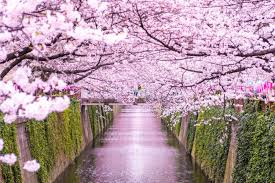
#> input picture frontend/src/app/images/blossoms.jpeg, 275 x 183 px, found by its file name
$ jupyter execute cannyedge.ipynb   (shell and % lines are left out)
#> lines starting #> are read from the running program, lines starting #| are printed output that depends on the picture; after the words box and inside, x2 and y2 are one past the last pixel; in counts of white or black regions, pixels touching at a corner belong together
[cell 1]
import cv2
import numpy as np
from google.colab import files
from IPython.display import Image, display
import matplotlib.pyplot as plt

def upload_and_detect_edges(low_threshold=100, high_threshold=200):
#> called with low_threshold = 100, high_threshold = 200
    uploaded = files.upload()
#> the answer given: blossoms.jpeg

    file_name = next(iter(uploaded))

    img = cv2.imread(file_name)
#> img is the input picture: shape (183, 275, 3); mean B, G, R 159.8, 149.7, 176.4

    gray = cv2.cvtColor(img, cv2.COLOR_BGR2GRAY)
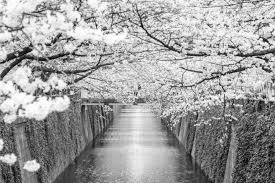
#> gray: shape (183, 275); min 1, max 255, mean 158.8

    blurred = cv2.GaussianBlur(gray, (5, 5), 0)
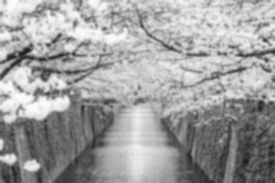
#> blurred: shape (183, 275); min 27, max 253, mean 158.8

    edges = cv2.Canny(blurred, low_threshold, high_threshold)
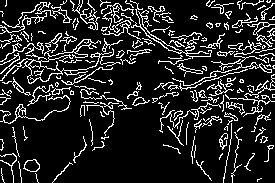
#> edges: shape (183, 275); 14.6% white in thin lines or dots

    plt.figure(figsize=(12, 4))
#> (this line was passed over: IPython is not available in this run)

    plt.subplot(131)
#> (this line was passed over: IPython is not available in this run)
    plt.imshow(cv2.cvtColor(img, cv2.COLOR_BGR2RGB))
#> (this line was passed over: IPython is not available in this run)
    plt.title('Original Image')
#> (this line was passed over: IPython is not available in this run)
    plt.axis('off')
#> (this line was passed over: IPython is not available in this run)

    plt.subplot(132)
#> (this line was passed over: IPython is not available in this run)
    plt.imshow(blurred, cmap='gray')
#> (this line was passed over: IPython is not available in this run)
    plt.title('Blurred')
    plt.axis('off')

    plt.subplot(133)
    plt.imshow(edges, cmap='gray')
    plt.title('Canny Edges')
    plt.axis('off')

    plt.tight_layout()
    plt.show()

    return edges

edges = upload_and_detect_edges()

$ run again, on frontend/src/app/images/img10.JPEG
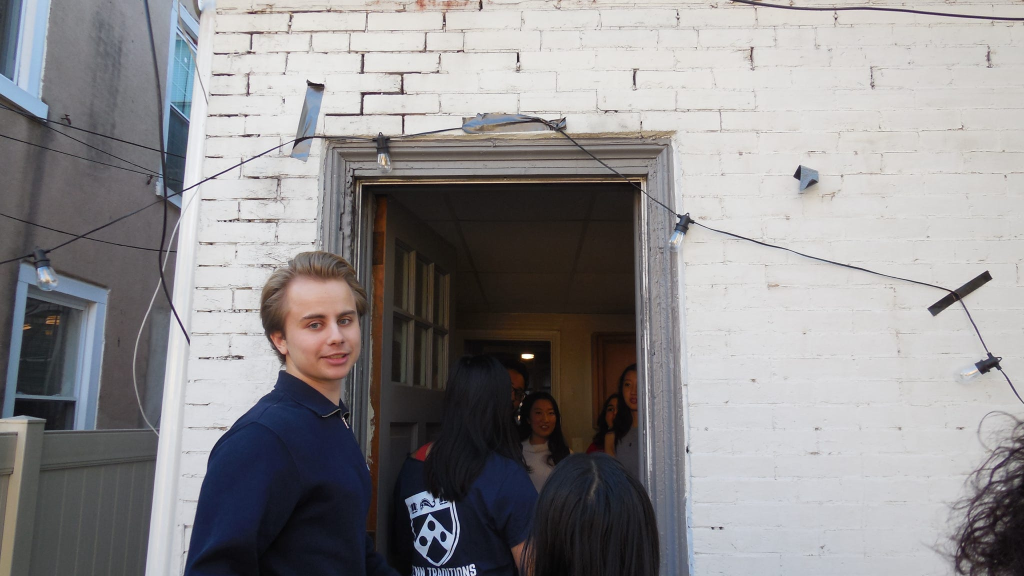
#> input picture frontend/src/app/images/img10.JPEG, 2048 x 1152 px, found by its file name (shown at 1/2 size)
#> in upload_and_detect_edges, img is the input picture: shape (1152, 2048, 3); mean B, G, R 141.3, 139.8, 142
#> in upload_and_detect_edges, `gray = cv2.cvtColor(img, cv2.COLOR_BGR2GRAY)`:
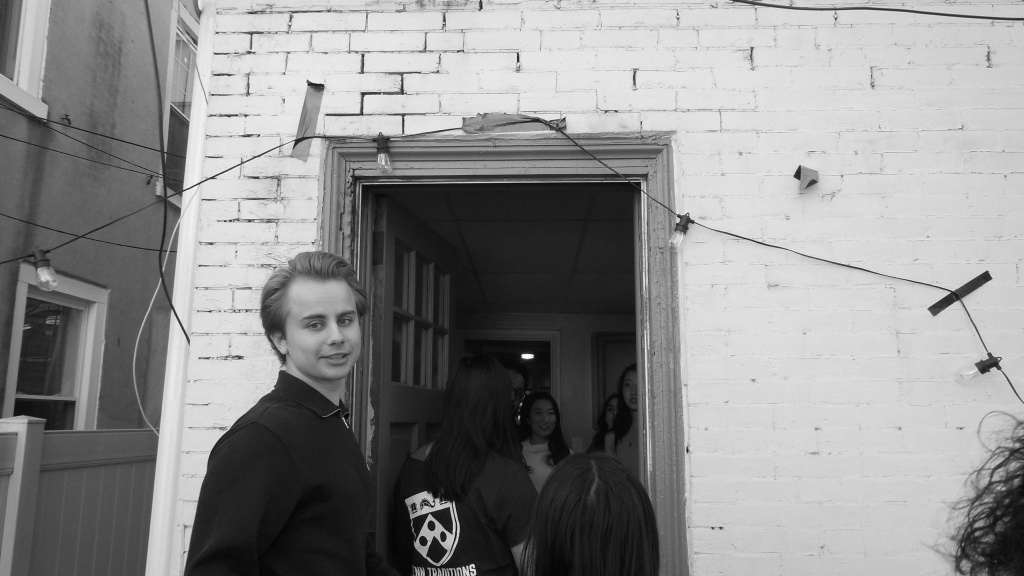
#> gray: shape (1152, 2048) (shown at 1/2 size); min 0, max 255, mean 140.6
#> in upload_and_detect_edges, `edges = cv2.Canny(blurred, low_threshold, high_threshold)`:
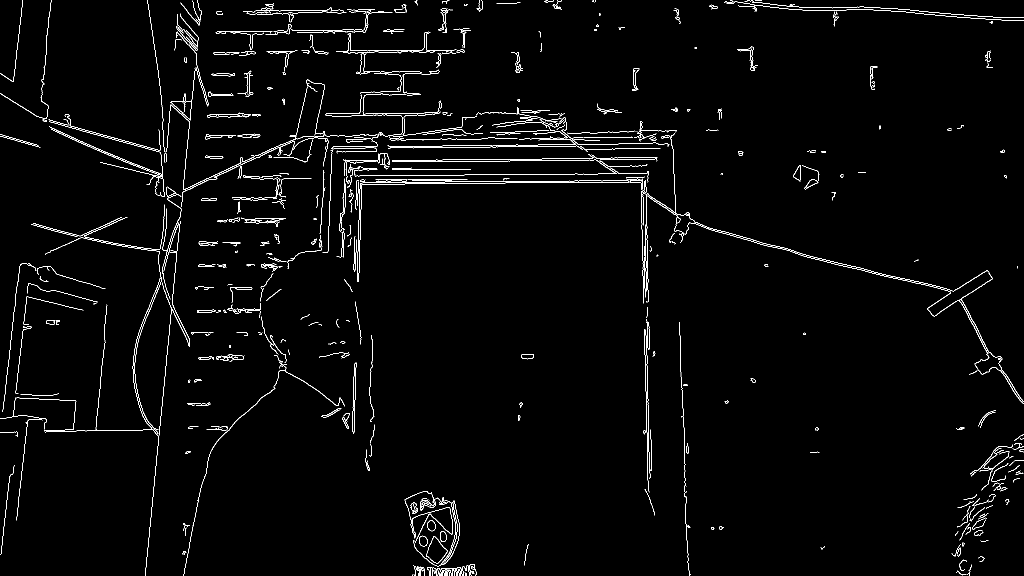
#> edges: shape (1152, 2048) (shown at 1/2 size); 2% white in thin lines or dots

$ run again, on frontend/src/app/images/img11.JPEG
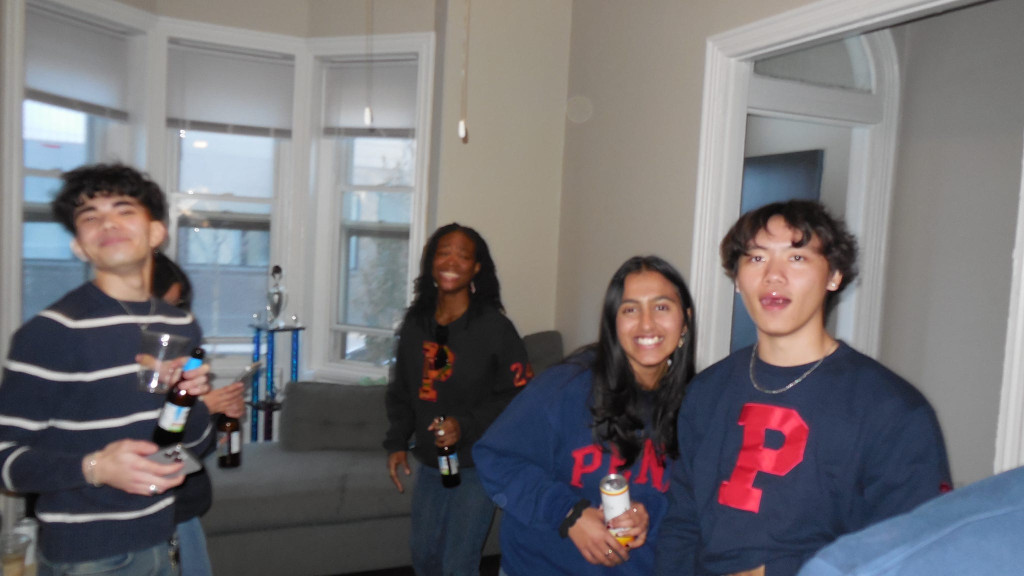
#> input picture frontend/src/app/images/img11.JPEG, 2048 x 1152 px, found by its file name (shown at 1/2 size)
#> in upload_and_detect_edges, img is the input picture: shape (1152, 2048, 3); mean B, G, R 114.9, 111.6, 114.3
#> in upload_and_detect_edges, `gray = cv2.cvtColor(img, cv2.COLOR_BGR2GRAY)`:
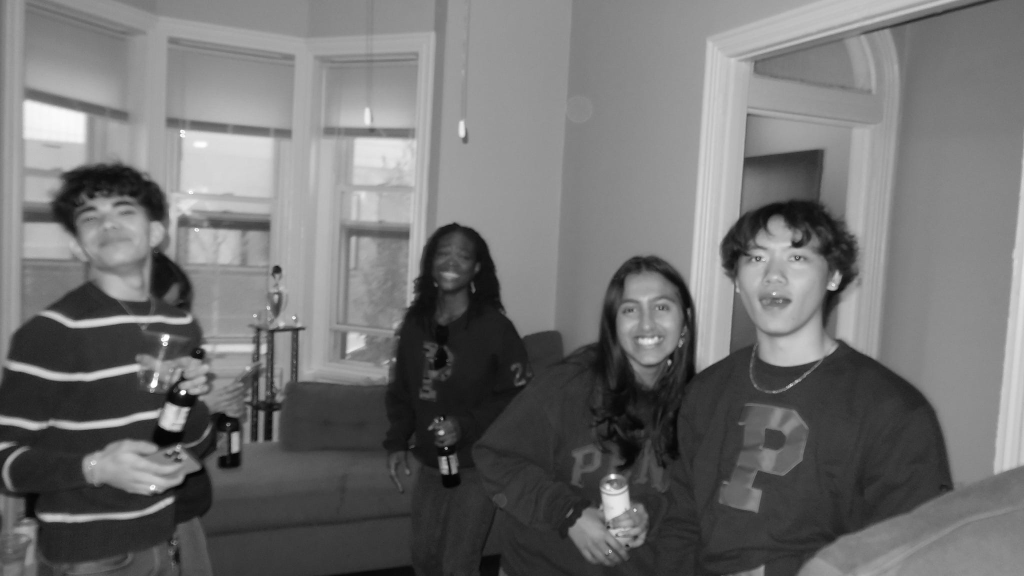
#> gray: shape (1152, 2048) (shown at 1/2 size); min 0, max 255, mean 112.8
#> in upload_and_detect_edges, `edges = cv2.Canny(blurred, low_threshold, high_threshold)`:
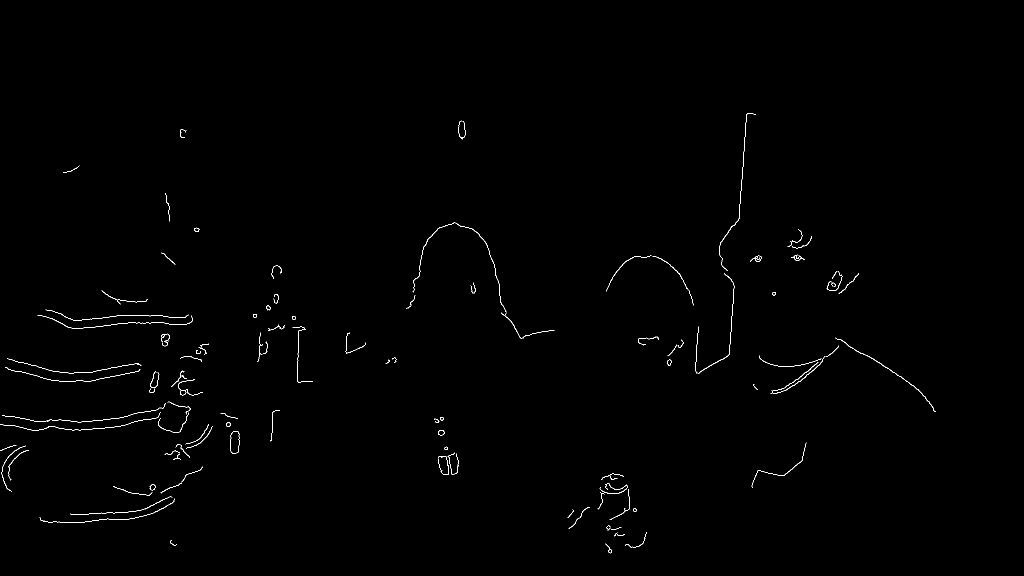
#> edges: shape (1152, 2048) (shown at 1/2 size); 0.42% white in thin lines or dots, all inside (x1, y1, x2, y2) = (0, 226, 1872, 1107)

$ run again, on frontend/src/app/images/img12.JPEG
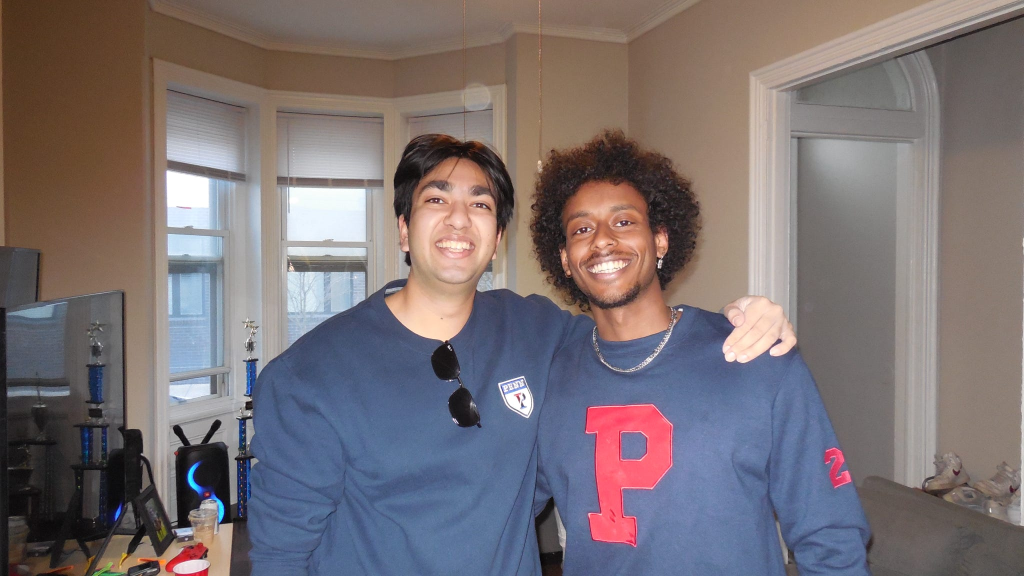
#> input picture frontend/src/app/images/img12.JPEG, 2048 x 1152 px, found by its file name (shown at 1/2 size)
#> in upload_and_detect_edges, img is the input picture: shape (1152, 2048, 3); mean B, G, R 115.4, 112.5, 121.8
#> in upload_and_detect_edges, `gray = cv2.cvtColor(img, cv2.COLOR_BGR2GRAY)`:
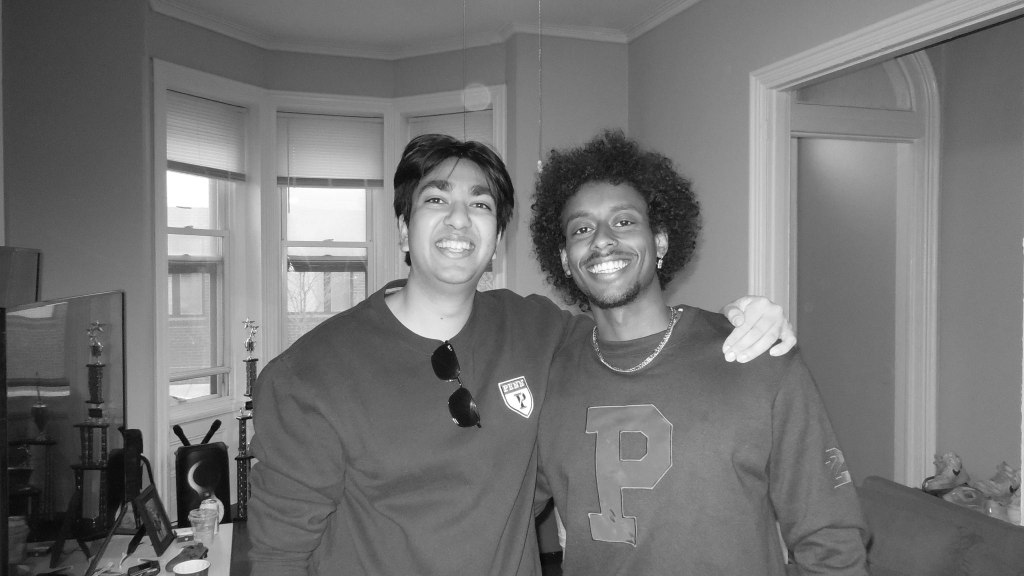
#> gray: shape (1152, 2048) (shown at 1/2 size); min 0, max 255, mean 115.6
#> in upload_and_detect_edges, `edges = cv2.Canny(blurred, low_threshold, high_threshold)`:
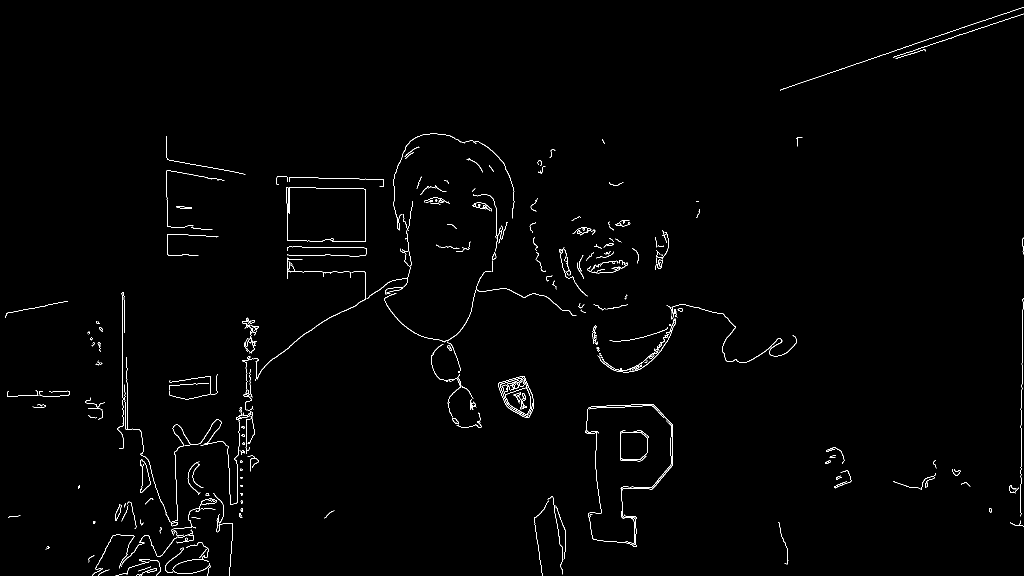
#> edges: shape (1152, 2048) (shown at 1/2 size); 0.96% white in thin lines or dots
